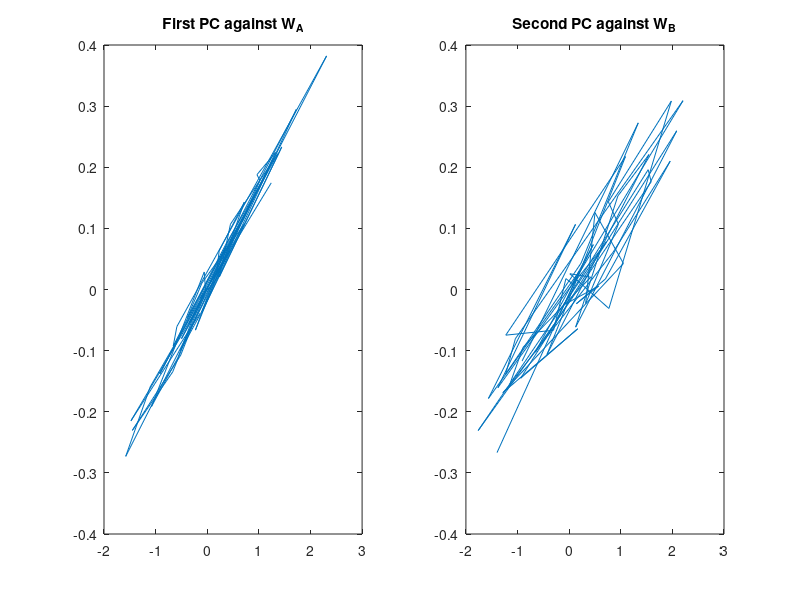
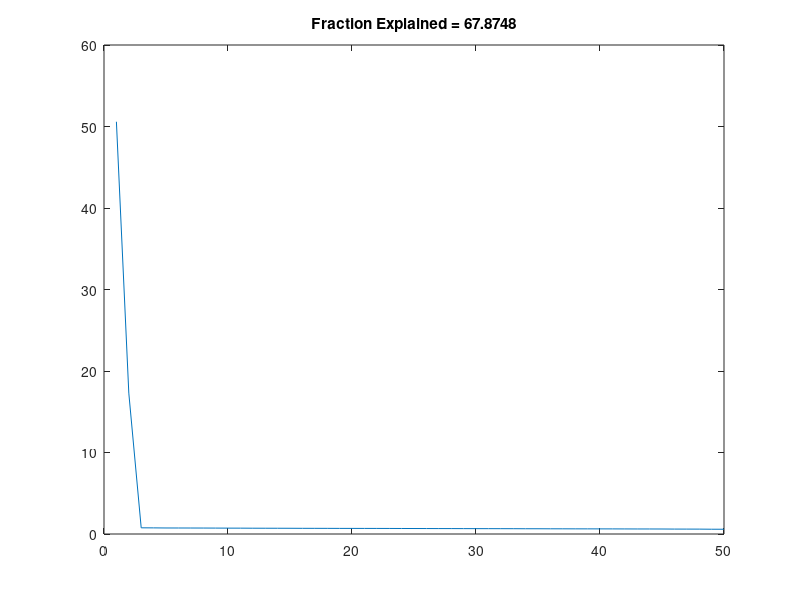
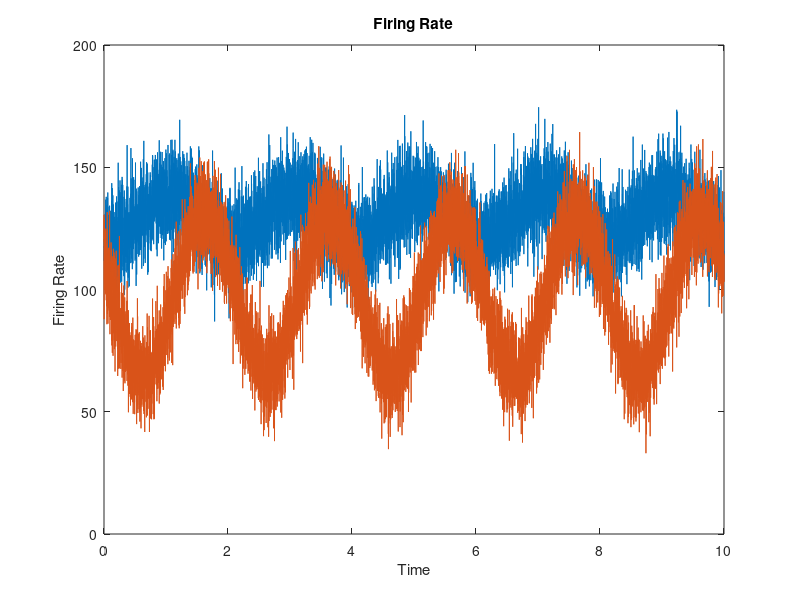
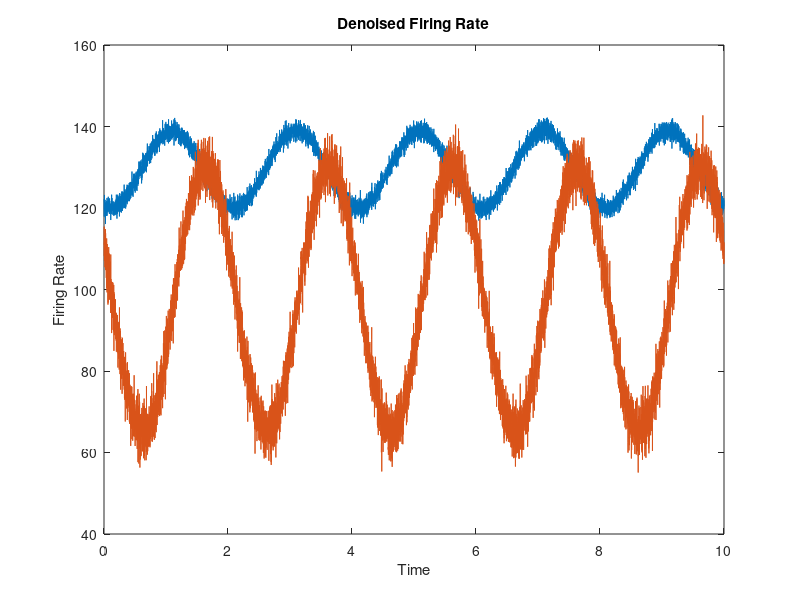

Recreate these plots in MATLAB, in order.
A = 20;
B = 10;
f = 0.5;

dt = 0.001;
tvec = 0:dt:10;

I_a = A * sin(2*pi*f*tvec);
I_b = B * cos(2*pi*f*tvec);

numNeurons = 50;

I_0 = 50;

sigma = 10;

firing_rate = zeros(numNeurons, length(tvec));

eta = randn(size(firing_rate));

W_0 = randn(numNeurons, 1);
W_A = randn(numNeurons, 1);
W_B = randn(numNeurons, 1);

for t = 1:length(tvec)
  I_A = I_a(t);
  I_B = I_b(t);
  
  firing_rate(:,t) = 100 + W_0 * I_0 + W_A * I_A + W_B * I_B + sigma * eta(:,t);
end

[COEFF, SCORE, LATENT, TSQUARED, EXPLAINED, MU] = pca(firing_rate');

figure
subplot(1, 2, 1)
plot(W_A, COEFF(:,1))
title('First PC against W_A')
subplot(1, 2, 2)
plot(W_B, COEFF(:,2))
title('Second PC against W_B')

fractionExplained = EXPLAINED(1) + EXPLAINED(2);
figure
plot(EXPLAINED)
title(['Fraction Explained = ', num2str(fractionExplained)]);
transpose_SCORE = SCORE';

denoised_firing_rate = COEFF(:,1:2) * transpose_SCORE(1:2,:);
for i = 1:size(denoised_firing_rate,2)
    denoised_firing_rate(:,i) = denoised_firing_rate(:,i) + MU(1,:)';
end

figure
plot(tvec,firing_rate(1:2,:))
xlabel('Time')
ylabel('Firing Rate')
title('Firing Rate')

figure
plot(tvec,denoised_firing_rate(1:2,:))
xlabel('Time')
ylabel('Firing Rate')
title('Denoised Firing Rate')

figure
plot(firing_rate(1,:), firing_rate(2,:))
xlabel('Neuron 1')
ylabel('Neuron 2')
title('Firing Rate')

figure
plot(denoised_firing_rate(1,:), denoised_firing_rate(2,:))
xlabel('Neuron 1')
ylabel('Neuron 2')
title('Firing Rate')

figure
plot(tvec,SCORE(:,1))
xlabel('Time')
ylabel('Score')

figure
plot(tvec,SCORE(:,2))
xlabel('Time')
ylabel('Score')

%%

A = 20;
B = 10;
f_a = 1;
f_b = 0.5;

dt = 0.001;
tvec = 0:dt:10;

I_a = A * sin(2*pi*f_a*tvec);
I_b = B * cos(2*pi*f_b*tvec);

numNeurons = 50;

I_0 = 50;

sigma = 10;

firing_rate = zeros(numNeurons, length(tvec));

eta = randn(size(firing_rate));

W_0 = randn(numNeurons, 1);
W_A = randn(numNeurons, 1);
W_B = randn(numNeurons, 1);

for t = 1:length(tvec)
  I_A = I_a(t);
  I_B = I_b(t);
  
  firing_rate(:,t) = 100 + W_0 * I_0 + W_A * I_A + W_B * I_B + sigma * eta(:,t);
end

[COEFF, SCORE, LATENT, TSQUARED, EXPLAINED, MU] = pca(firing_rate');

figure
subplot(1, 2, 1)
plot(W_A, COEFF(:,1))
title('First PC against W_A')
subplot(1, 2, 2)
plot(W_B, COEFF(:,2))
title('Second PC against W_B')

fractionExplained = EXPLAINED(1) + EXPLAINED(2);
figure
plot(EXPLAINED)
title(['Fraction Explained = ', num2str(fractionExplained)]);
transpose_SCORE = SCORE';

denoised_firing_rate = COEFF(:,1:2) * transpose_SCORE(1:2,:);
for i = 1:size(denoised_firing_rate,2)
    denoised_firing_rate(:,i) = denoised_firing_rate(:,i) + MU(1,:)';
end

figure
plot(tvec,firing_rate(1:2,:))
xlabel('Time')
ylabel('Firing Rate')
title('Firing Rate')

figure
plot(tvec,denoised_firing_rate(1:2,:))
xlabel('Time')
ylabel('Firing Rate')
title('Denoised Firing Rate')

figure
plot(firing_rate(1,:), firing_rate(2,:))
xlabel('Neuron 1')
ylabel('Neuron 2')
title('Firing Rate')

figure
plot(denoised_firing_rate(1,:), denoised_firing_rate(2,:))
xlabel('Neuron 1')
ylabel('Neuron 2')
title('Firing Rate')

figure
plot(tvec,SCORE(:,1))
xlabel('Time')
ylabel('Score')

figure
plot(tvec,SCORE(:,2))
xlabel('Time')
ylabel('Score')

%%

A = 20;
B = 10;
f = 0.5;

dt = 0.001;
tvec = 0:dt:10;

I_a = A * tvec;
I_b = zeros(size(tvec));
start = round(4/dt);
stop = round(5/dt);
I_b(start:stop) = B * sin(2*pi*f*tvec(start:stop));

numNeurons = 50;

I_0 = 50;

sigma = 10;

firing_rate = zeros(numNeurons, length(tvec));

eta = randn(size(firing_rate));

W_0 = randn(numNeurons, 1);
W_A = randn(numNeurons, 1);
W_B = randn(numNeurons, 1);

for t = 1:length(tvec)
  I_A = I_a(t);
  I_B = I_b(t);
  
  firing_rate(:,t) = 100 + W_0 * I_0 + W_A * I_A + W_B * I_B + sigma * eta(:,t);
end

[COEFF, SCORE, LATENT, TSQUARED, EXPLAINED, MU] = pca(firing_rate');

figure
subplot(1, 2, 1)
plot(W_A, COEFF(:,1))
title('First PC against W_A')
subplot(1, 2, 2)
plot(W_B, COEFF(:,2))
title('Second PC against W_B')

fractionExplained = EXPLAINED(1) + EXPLAINED(2);
figure
plot(EXPLAINED)
title(['Fraction Explained = ', num2str(fractionExplained)]);
transpose_SCORE = SCORE';

denoised_firing_rate = COEFF(:,1:2) * transpose_SCORE(1:2,:);
for i = 1:size(denoised_firing_rate,2)
    denoised_firing_rate(:,i) = denoised_firing_rate(:,i) + MU(1,:)';
end

figure
plot(tvec,firing_rate(1:2,:))
xlabel('Time')
ylabel('Firing Rate')
title('Firing Rate')

figure
plot(tvec,denoised_firing_rate(1:2,:))
xlabel('Time')
ylabel('Firing Rate')
title('Denoised Firing Rate')

figure
plot(firing_rate(1,:), firing_rate(2,:))
xlabel('Neuron 1')
ylabel('Neuron 2')
title('Firing Rate')

figure
plot(denoised_firing_rate(1,:), denoised_firing_rate(2,:))
xlabel('Neuron 1')
ylabel('Neuron 2')
title('Firing Rate')

figure
plot(tvec,SCORE(:,1))
xlabel('Time')
ylabel('Score')

figure
plot(tvec,SCORE(:,2))
xlabel('Time')
ylabel('Score')



